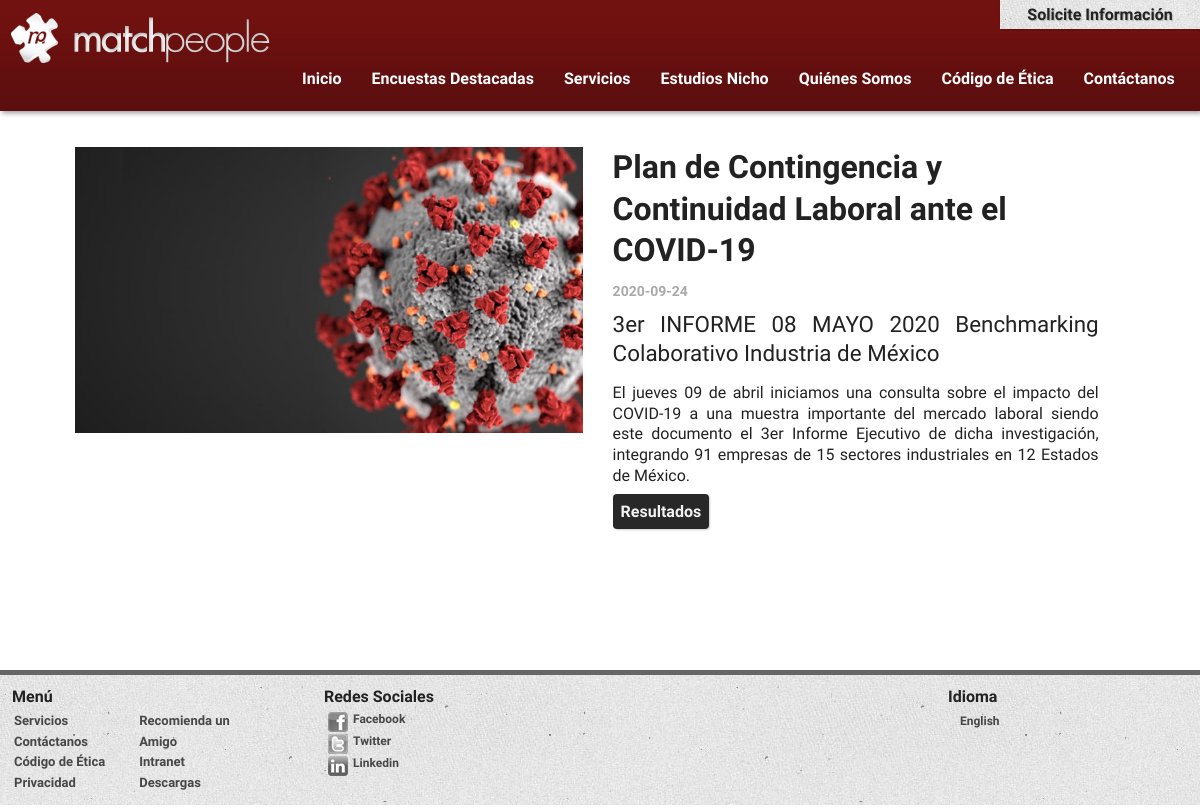
Page /matchpeople/encuesta.php on the committed database.
### tables this page shows
CREATE TABLE `encuesta` (
  `id` int(11) NOT NULL,
  `nomencuesta` varchar(150) NOT NULL,
  `balaso` varchar(250) NOT NULL,
  `descripcion` varchar(400) NOT NULL,
  `documento` varchar(200) NOT NULL,
  `imagen` varchar(150) NOT NULL,
  `alt` varchar(150) NOT NULL,
  `keywords` varchar(150) NOT NULL,
  `file` varchar(150) NOT NULL,
  `autor` varchar(100) NOT NULL,
  `idiomaId` int(10) NOT NULL,
  `estatusId` int(10) NOT NULL,
  `papeleria` int(10) NOT NULL,
  `destacado` int(10) NOT NULL,
  `fecha` date NOT NULL
);

### matchpeople/encuesta.php (the view, shortened to what this page needs)
<?php
include("clavesbd.php");
$con = mysqli_connect($servername, $username, $password, $dbname);
mysqli_set_charset($con,"utf8");
  $sql = "SELECT * FROM encuesta where idiomaId = 1 AND estatusId = 1 AND id = 1";
  $result = mysqli_query($con, $sql);
  if (mysqli_num_rows($result) > 0) {
  while($row = mysqli_fetch_assoc($result)) {
    $TituloEncuesta =  $row['nomencuesta'];
    $img =  $row['imagen'];
    $alt =  $row['alt'];
    $balaso = $row['balaso'];
    $descripcion = $row['descripcion'];
    $documento = $row['documento'];
    $idiomaId = $row['idiomaId'];
    $Fecha = $row['fecha'];
 ?>
<!doctype html>
<html class="">
<head>
<?php include("header.php");?>
<div id="contenido">
  <div class="wrapper ">
    <diV class="gap1" style="width: 100%; display: inline-block;">
      <div style="width: 100%; display: inline-block; padding: 0px; margin: 0px;">
        <div class="imageDes">
            <img src="img/encuestas/<?php echo"$img"; ?>" alt="<?php echo"$alt"; ?>" />
        </div>
        <div class="text-wrapperDes" >
          <h1><?php echo"$TituloEncuesta"; ?></h1>
          <div class="eyebrow">
            <?php echo"$Fecha"; ?>
          </div>
          <div class="descriptionDes">
            <?php echo"$balaso"; ?>
          </div>
          <div style=" margin: 15px 0px;">
            <?php echo"$descripcion"; ?>
          </div>
        <div class="">
          <a class="btn5 setenta " href="descargas/<?php echo"$documento"; ?>" hreflang="<?php
          if ($idiomaId != "1") { $hreflang ="en-us";} else {$hreflang ="es-mx";}
          echo"$hreflang"; ?>" target="_blank">Resultados</a>
          </div>
        </div>
      </div>
    </div>
  </div>
    <?php } } else { echo "0 results";}; ?>
</div>
<?php include("footer.php");?>

### matchpeople/header.php (shortened to what this page needs)
<link href="css/boilerplate.css" rel="stylesheet" type="text/css">
<link href="css/main.css" rel="stylesheet" type="text/css">
<link href="css/espacios.css" rel="stylesheet" type="text/css">
<link href="css/texto.css" rel="stylesheet" type="text/css">
<link href="css/iconos.css" rel="stylesheet" type="text/css">
<link href="css/menuPrincipal.css" rel="stylesheet" type="text/css">
<link href="css/carrusel.css" rel="stylesheet" type="text/css">
<link href="css/aaestudios.css" rel="stylesheet" type="text/css" />
<link href="css/jquery.jscrollpane.css" rel="stylesheet" type="text/css" media="all" />
<link href="css/vacante.css" rel="stylesheet" type="text/css" >
<link href="css/botones.css" rel="stylesheet" type="text/css" >
<link href="css/carruselClientes.css" rel="stylesheet" type="text/css" >
<link href="css/easy-responsive-tabs.css" type="text/css" rel="stylesheet"  />
<link href="css/forms.css" rel="stylesheet" type="text/css" >
<link href="css/footer.css" rel="stylesheet" type="text/css">
<link href="css/background.css" rel="stylesheet" type="text/css">
<link href="css/validador.css" rel="stylesheet" type="text/css">
<link href="css/CustomScrollbar.css" rel="stylesheet" >
</head>
<body>
  <header id="cabezera">
    <div class="Btn_contacto">
      <button id="btn4">Solicite Información</button>
    </div>
    <div id="logo">
      <ul>
        <li>
          <div id="icono"><a href="inicio.php" hreflang="es-mx" target="_self"><img src="img/icono.png" alt="mp"></a></div>
        </li>
        <li>
          <div id="logomatch"><a href="inicio.php" hreflang="es-mx" target="_self"><img src="img/logoMatchpeople.png" alt="logo matchpeople consultoria"></a></div>
        </li>
      </ul>
    </div>
    <nav id="nav" class="nav">
      <ul class="nav-list">
        <li class="nav-item"><a href="inicio.php" hreflang="es-mx">Inicio</a></li>
        <li class="nav-item"><a href="encuestas_destacadas.php" hreflang="es-mx">Encuestas Destacadas</a></li>
        <li class="nav-item"><a href="servicios.php" hreflang="es-mx">Servicios</a>
        </li>
        <li  class="nav-item"><a href="estudios_nicho.php" hreflang="es-mx">Estudios Nicho</a>
        </li>
        <li class="nav-item"><a href="quienessomos.php" hreflang="es-mx">Quiénes Somos</a>
        </li>
        <li  class="nav-item"><a href="codigo.php" hreflang="es-mx">Código de Ética</a>
        </li>
        <li  class="nav-item"><a href="contactanos.php" hreflang="es-mx">Contáctanos</a></li>
      </ul>
    </nav>
  </header>

### matchpeople/css/boilerplate.css (style rules this page uses)
article, aside, details, figcaption, figure, footer, header, hgroup, nav, section { display: block; }
html { font-size: 100%; -webkit-text-size-adjust: 100%; -ms-text-size-adjust: 100%; }
html, button, input, select, textarea { font-family: 'Open Sans Condensed', 'Arial Narrow', serif; color: #222; }
body { margin: 0; font-size: 1em; line-height: 1.3; font-family: 'Open Sans Condensed', 'Arial Narrow', serif; -webkit-font-smoothing: antialiased; -moz-font-smoothing: antialiased; font-smoothing: antialiased; }
a { color: #00e; }
ul, ol { margin: 1em 0; padding: 0 0 0 40px; }
nav ul, nav ol { list-style: none; list-style-image: none; margin: 0; padding: 0; }
img { border: 0; -ms-interpolation-mode: bicubic; vertical-align: middle; }
button, input, select, textarea { font-size: 100%; margin: 0; vertical-align: baseline; *vertical-align: middle; }
button, input { line-height: normal; }
button, input[type="button"], input[type="reset"], input[type="submit"] { cursor: pointer; -webkit-appearance: button; *overflow: visible; }

### matchpeople/css/main.css (style rules this page uses)
img, object, embed, video { max-width: 100%; }
#cabezera { width: 100%; background: url(../img/bgheader.jpg) repeat-x bottom; box-shadow: 2px 2px 5px #999; -webkit-box-shadow: 2px 2px 5px #999; -moz-box-shadow: 2px 2px 5px #999; display: inline-block; background-color: #711210; }
#contenido { display: inline-block; width: 100%; margin-top: 0px; }
@media only screen and (min-width: 482px) { #cabezera { padding-bottom: 0; margin-bottom: 0; } }
@media only screen and (min-width: 482px) { #contenido { display: inline-block; width: 100%; margin-top: 0px; } }
@media only screen and (min-width: 769px) { #contenido { display: inline-block; width: 100%; margin-top: 0px; } }
.text-wrapperDes a { text-decoration: none; }
.wrapper { max-width: 90%; margin-left: auto; margin-right: auto; }
.eyebrow { font-size: .875rem; margin-top: 2%; margin-bottom: 2%; font-weight:bold; color: darkgrey; }
.descriptionDes { font-size: 1.4em; line-height: 1.3em; }
.imageDes { width: 47%; display: block; margin: 15px 15px !important; padding: 0px; float: left; }
.text-wrapperDes { margin: 15px; float: left; width: 45%; text-align: justify; }
.text-wrapperDes h1 { text-align: left; }

### matchpeople/css/espacios.css (style rules this page uses)
body { margin: 0px; padding: 0px; }
img { border: 0px; margin: 0px; padding: 0px; }
h1 { margin: 0px; padding: 0px }
.gap1 { margin-top: 2%; margin-bottom: 2% }
.setenta { width: 70% }

### matchpeople/css/texto.css (style rules this page uses)
ul { list-style: none; }

### matchpeople/css/menuPrincipal.css (style rules this page uses)
#logo { width: 277px; float: left; padding: 0px; margin: 10px 0px 0px 10px; }
#logo ul { margin: 0px; padding: 0px; }
#logo ul li { float: left; margin: 0px; padding: 0px; alignment-baseline: central }
#icono a { border: 0; }
#logomatch { padding-left: 10px; padding-top: 6px }
.nav { position: relative; display: inline-block; font-size: 16px; font-weight: 900; z-index: 100; padding-top: 25px; }
.nav-list { text-align: left; }
.nav-item { float: left; *display:inline; zoom: 1; position: relative; }
.nav-item a { display: block; color: #FFF; padding: 15px 15px; text-decoration: none; font-weight: 800; }

### matchpeople/css/botones.css (style rules this page uses)
#btn4 { background: #E8E8E8 url(../img/bg.jpg) repeat top left; border: 0; margin: 0; padding: 5px; width: 200px; font-weight: 800; -moz-box-shadow: 1px 1px 2px rgba(0,0,0,0.2); -webkit-box-shadow: 1px 1px 2px rgba(0,0,0,0.2); box-shadow: 1px 1px 2px rgba(0,0,0,0.2); text-shadow: 1px 1px 1px rgba(0,0,0,0.2); }
.btn5 { background-color: #292828; color: #F3F1F1; margin: 5px 0px 5px 0px; padding: 8px; border-radius: 4px; font-weight: 800; border: 0; -moz-box-shadow: 1px 1px 2px rgba(0,0,0,0.2); -webkit-box-shadow: 1px 1px 2px rgba(0,0,0,0.2); box-shadow: 1px 1px 2px rgba(0,0,0,0.2); text-decoration: none; }
.Btn_contacto { display: block; width: 200px; background: #E8E8E8 url(../img/bg.jpg) repeat top left; text-align: center; padding: 0; float: right; font-weight: bold; cursor: pointer; margin: 0; }

### matchpeople/css/background.css (style rules this page uses)
html, body { height:100%; }

### rows in the picture
encuesta: imagen (picture), nomencuesta "Plan de Contingencia y Continuidad Laboral ante el COVID-19", fecha "2020-09-24", balaso "3er INFORME 08 MAYO 2020 Benchmarking Colaborativo Industria de México", descripcion "El jueves 09 de abril iniciamos una consulta sobre el impacto del COVID-19 a una muestra importante del mercado laboral siendo este documento el 3er Informe Ejecutivo de dicha investigación, integrando 91 empresas de 15 sectores industriales en 12 Estados de México."
